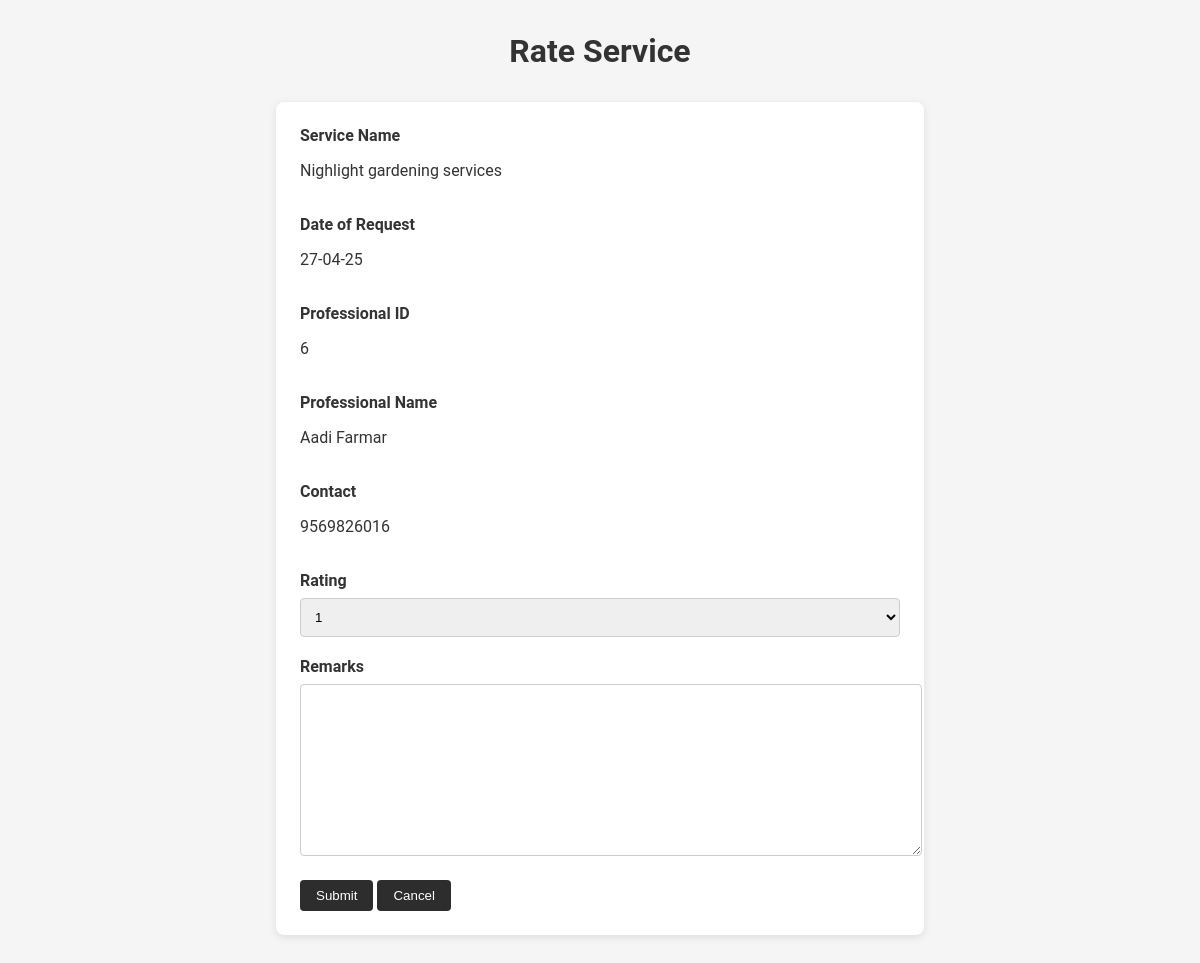
The app's page /rate_service/1 with its own data.
### application/models.py (models this page shows)
class ServiceRequest(db.Model):
    __tablename__ = 'Services_requests'
    id = db.Column(db.Integer, primary_key=True, autoincrement=True)
    service_id = db.Column(db.Integer, db.ForeignKey('Services.id'), nullable=False)
    customer_id = db.Column(db.Integer, db.ForeignKey('Users.id'), nullable=True)
    professional_id = db.Column(db.Integer, db.ForeignKey('Users.id'), nullable=True)
    professional_name = db.Column(db.String, nullable=True)
    date_of_request = db.Column(db.String, nullable=True)
    date_of_completion = db.Column(db.String, nullable=True)
    status = db.Column(db.String, default='requested')
    remarks = db.Column(db.String, nullable=True)
    rating = db.Column(db.Integer, nullable=True)
    __table_args__ = (
    db.CheckConstraint("status IN ('requested', 'assigned', 'closed')"),
    )

### app.py (the view, shortened to what this page needs)
@app.route("/rate_service/<int:id>", methods=["GET", "POST"])
def rate_service(id):
    if request.method == "GET":
        service_request = ServiceRequest.query.filter_by(id=id).first()
        service_request.service_name = Service.query.filter_by(id=service_request.service_id).first().name
        service_request.phone = User.query.filter_by(id=service_request.professional_id).first().contact
        return render_template("rate_service.html", service_request=service_request)

### templates/rate_service.html (shortened to what this page needs)
<!DOCTYPE html>
<html lang="en">
<head>
    <link rel="stylesheet" href="/static/styles.css">
</head>
<body>
    <div class="container">
    <h1><strong>Rate Service</strong></h1>
    <form action="/rate_service/{{ service_request.id }}" method="POST">
        <label for="service_name"><strong>Service Name</strong></label>
        <p>{{ service_request.service_name }}</p>
        <br>
        <label for="date_of_request"><strong>Date of Request</strong></label>
        <p>{{ service_request.date_of_request }}</p>
        <br>
        <label for="professional_id"><strong>Professional ID</strong></label>
        <p>{{ service_request.professional_id }}</p>
        <br>
        <label for="professional_name"><strong>Professional Name</strong></label>
        <p>{{ service_request.professional_name }}</p>
        <br>
        <label for="contact"><strong>Contact</strong></label>
        <p>{{ service_request.phone }}</p>
        <br>
        <label for="rating"><strong>Rating</strong></label>
        <select name="rating" id="rating">
            <option value="1">1</option>
        </select>
        <br>
        <label for="remarks"><strong>Remarks</strong></label>
        <textarea name="remarks" id="remarks" cols="30" rows="10"></textarea>
        <br>
        <input type="submit" value="Submit" />
        <input type="button" value="Cancel" onclick="window.location.href='/customer_dashboard/{{ service_request.customer_id }}'"/>
    </form>
</div>
</body>
</html>

### static/styles.css (style rules this page uses)
body { font-family: 'Roboto', sans-serif; margin: 0; padding: 0; background: #f5f5f5; color: #333; }
.container { max-width: 1200px; margin: 2rem auto; padding: 0 1rem; }
h1, h2 { text-align: center; margin-bottom: 1rem; }
button, input[type="submit"], input[type="button"] { background-color: #2d2d2d; color: #fff; border: none; padding: 0.5rem 1rem; border-radius: 4px; cursor: pointer; transition: background-color 0.3s ease; }
form { background-color: #fff; max-width: 600px; margin: 2rem auto; padding: 1.5rem; border-radius: 8px; box-shadow: 0 2px 8px rgba(0,0,0,0.1); }
input[type="text"], input[type="email"], input[type="password"], input[type="number"], select, textarea { width: 100%; padding: 10px; margin: 8px 0 20px 0; border: 1px solid #ccc; border-radius: 4px; }

### records on screen
ServiceRequest: date_of_request "27-04-25", professional_id "6", professional_name "Aadi Farmar"

### other values on screen
{{ service_request.service_name }} "Nighlight gardening services"
{{ service_request.phone }} "9569826016"
